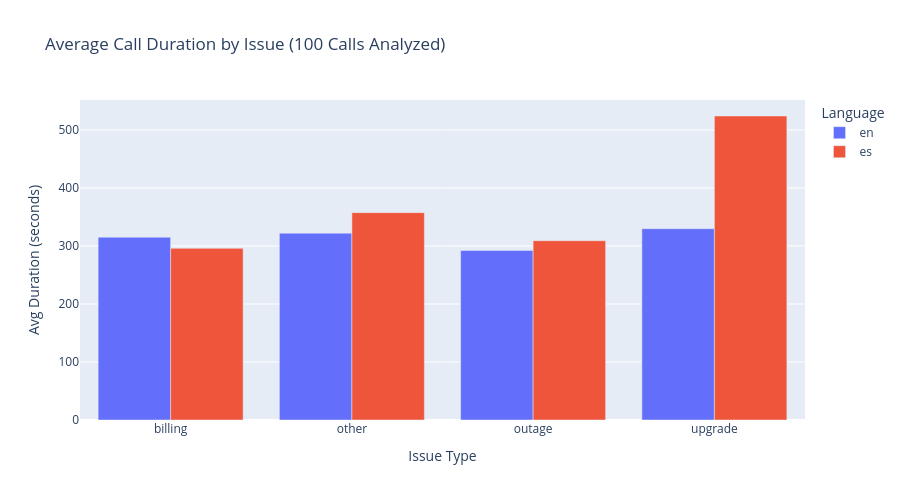
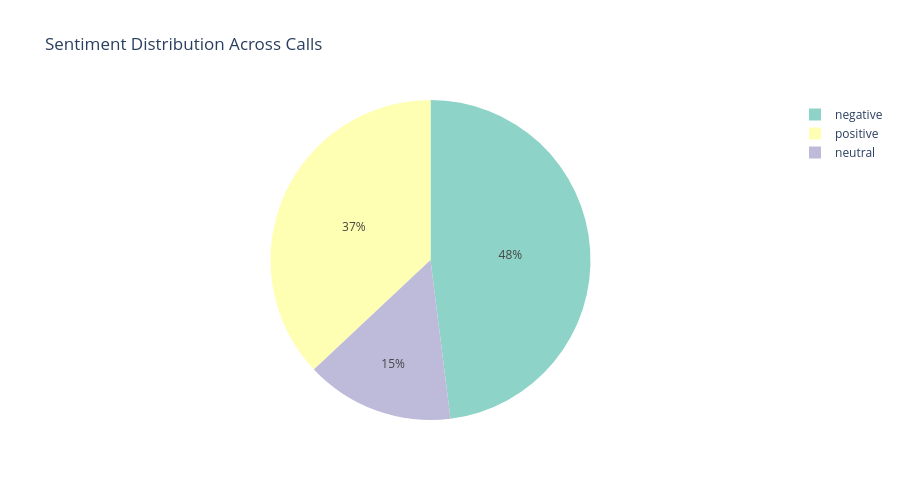
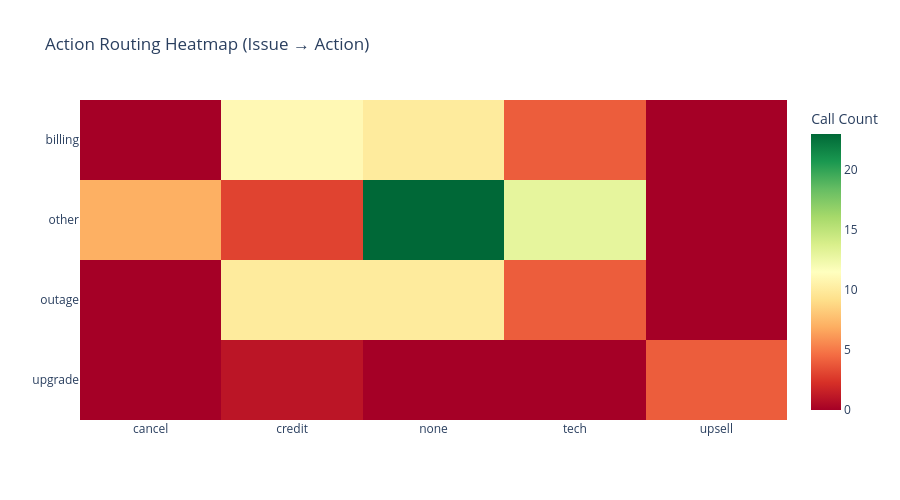
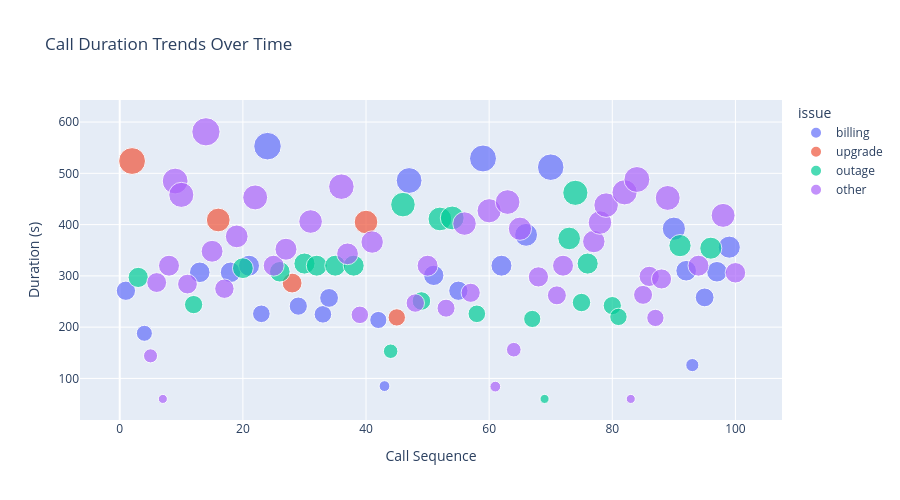

The notebook cell saved with these charts, in order:
### Markdown cell above
#### 7. Sentient Graphics

### Code cell
import plotly.express as px
import plotly.graph_objects as go
from plotly.subplots import make_subplots
import pandas as pd
import numpy as np
import json

# Ensure analysis column exists (from your GPT)
if 'analysis' not in df.columns:
    print("⚠️ Run OpenAI analysis first!")
else:
    # 1. UNPACK JSON
    if isinstance(df['analysis'].iloc[0], dict):
        analysis_df = pd.json_normalize(df['analysis'])
        analysis_df['call_id'] = df['call_id'].values
        analysis_df['duration'] = df['duration'].values
        
        if 'language' in df.columns:
            analysis_df['language'] = df['language'].values
        else:
            analysis_df['language'] = 'unknown'
    else:
        analysis_df = df.copy()
        
        if 'language' not in analysis_df.columns:
            analysis_df['language'] = 'unknown'

    # Clean for viz
    analysis_df['duration'] = pd.to_numeric(analysis_df['duration'], errors='coerce')
    analysis_df['duration'] = analysis_df['duration'].fillna(analysis_df['duration'].mean())
    analysis_df = analysis_df.dropna(subset=['issue', 'sentiment'])

    print(f"📊 Viz data ready: {len(analysis_df)} calls analyzed")

    # CHART 1: ISSUE BAR CHART (Primary KPI)
    avg_issue = analysis_df.groupby(['issue', 'language'], as_index=False)['duration'].mean()

    fig1 = px.bar(
        avg_issue,
        x='issue',
        y='duration',
        color='language',
        barmode='group',
        title="Average Call Duration by Issue (100 Calls Analyzed)",
        labels={'duration': 'Avg Duration (seconds)', 'issue': 'Issue Type'}
    )
    fig1.update_layout(legend_title='Language', height=500)
    fig1.show()  # Interactive in Jupyter

    # CHART 2: SENTIMENT PIE (Bilingual Coverage)
    sentiment_counts = analysis_df['sentiment'].fillna('unknown').value_counts().reset_index()
    sentiment_counts.columns = ['sentiment', 'count']

    fig2 = px.pie(
        sentiment_counts,
        names='sentiment',
        values='count',
        title="Sentiment Distribution Across Calls",
        color_discrete_sequence=px.colors.qualitative.Set3
    )
    fig2.update_layout(height=500)
    fig2.show()

    # CHART 3: ACTION HEATMAP (Routing Matrix)
    heatmap_data = analysis_df.groupby(['issue', 'action']).size().unstack(fill_value=0)

    fig3 = px.imshow(
        heatmap_data.values,
        x=heatmap_data.columns,
        y=heatmap_data.index,
        title="Action Routing Heatmap (Issue → Action)",
        color_continuous_scale='RdYlGn',
        aspect="auto",
        labels=dict(color="Call Count")
    )
    fig3.update_layout(height=500)
    fig3.show()

    # CHART 4: DURATION TRENDS (Time Series)
    analysis_df = analysis_df.reset_index(drop=True)
    analysis_df['call_order'] = range(1, len(analysis_df) + 1)

    fig4 = px.scatter(
        analysis_df,
        x='call_order',
        y='duration',
        color='issue',
        size='duration',
        hover_name='summary',
        title="Call Duration Trends Over Time",
        labels={'call_order': 'Call Sequence', 'duration': 'Duration (s)'}
    )
    fig4.update_layout(height=500)
    fig4.show()

### Figure 1 — Plotly figure (JSON) as saved in the notebook; plotly's stock layout.template omitted (floating-point values rounded to 4 significant figures)
{"data": [{"alignmentgroup": "True", "hovertemplate": "language=en<br>Issue Type=%{x}<br>Avg Duration (seconds)=%{y}<extra></extra>", "legendgroup": "en", "marker": {"color": "#636efa", "pattern": {"shape": ""}}, "name": "en", "offsetgroup": "en", "orientation": "v", "showlegend": true, "textposition": "auto", "type": "bar", "x": ["billing", "other", "outage", "upgrade"], "xaxis": "x", "y": [315.1, 322.0, 292.2, 329.8], "yaxis": "y"}, {"alignmentgroup": "True", "hovertemplate": "language=es<br>Issue Type=%{x}<br>Avg Duration (seconds)=%{y}<extra></extra>", "legendgroup": "es", "marker": {"color": "#EF553B", "pattern": {"shape": ""}}, "name": "es", "offsetgroup": "es", "orientation": "v", "showlegend": true, "textposition": "auto", "type": "bar", "x": ["billing", "other", "outage", "upgrade"], "xaxis": "x", "y": [295.9, 357.4, 309.1, 524], "yaxis": "y"}], "layout": {"barmode": "group", "height": 500, "legend": {"title": {"text": "Language"}, "tracegroupgap": 0}, "title": {"text": "Average Call Duration by Issue (100 Calls Analyzed)"}, "xaxis": {"anchor": "y", "domain": [0, 1], "title": {"text": "Issue Type"}}, "yaxis": {"anchor": "x", "domain": [0, 1], "title": {"text": "Avg Duration (seconds)"}}}}

### Figure 2 — Plotly figure (JSON) as saved in the notebook; plotly's stock layout.template omitted (floating-point values rounded to 4 significant figures)
{"data": [{"domain": {"x": [0, 1], "y": [0, 1]}, "hovertemplate": "sentiment=%{label}<br>count=%{value}<extra></extra>", "labels": ["negative", "positive", "neutral"], "legendgroup": "", "name": "", "showlegend": true, "type": "pie", "values": [48, 37, 15]}], "layout": {"height": 500, "legend": {"tracegroupgap": 0}, "piecolorway": ["rgb(141,211,199)", "rgb(255,255,179)", "rgb(190,186,218)", "rgb(251,128,114)", "rgb(128,177,211)", "rgb(253,180,98)", "rgb(179,222,105)", "rgb(252,205,229)", "rgb(217,217,217)", "rgb(188,128,189)", "rgb(204,235,197)", "rgb(255,237,111)"], "title": {"text": "Sentiment Distribution Across Calls"}}}

### Figure 3 — Plotly figure (JSON) as saved in the notebook; plotly's stock layout.template omitted (floating-point values rounded to 4 significant figures)
{"data": [{"coloraxis": "coloraxis", "hovertemplate": "x: %{x}<br>y: %{y}<br>Call Count: %{z}<extra></extra>", "name": "0", "type": "heatmap", "x": ["cancel", "credit", "none", "tech", "upsell"], "xaxis": "x", "y": ["billing", "other", "outage", "upgrade"], "yaxis": "y", "z": [[0, 11, 10, 4, 0], [7, 3, 23, 13, 0], [0, 10, 10, 4, 0], [0, 1, 0, 0, 4]]}], "layout": {"coloraxis": {"colorbar": {"title": {"text": "Call Count"}}, "colorscale": [[0, "rgb(165,0,38)"], [0.1, "rgb(215,48,39)"], [0.2, "rgb(244,109,67)"], [0.3, "rgb(253,174,97)"], [0.4, "rgb(254,224,139)"], [0.5, "rgb(255,255,191)"], [0.6, "rgb(217,239,139)"], [0.7, "rgb(166,217,106)"], [0.8, "rgb(102,189,99)"], [0.9, "rgb(26,152,80)"], [1, "rgb(0,104,55)"]]}, "height": 500, "title": {"text": "Action Routing Heatmap (Issue → Action)"}, "xaxis": {"anchor": "y", "domain": [0, 1]}, "yaxis": {"anchor": "x", "autorange": "reversed", "domain": [0, 1]}}}

### Figure 4 — Plotly figure (JSON) as saved in the notebook; plotly's stock layout.template omitted (floating-point values rounded to 4 significant figures)
{"data": [{"hovertemplate": "<b>%{hovertext}</b><br><br>issue=billing<br>Call Sequence=%{x}<br>Duration (s)=%{marker.size}<extra></extra>", "hovertext": ["Customer is very upset about a payment issue and is inquiring about a tech visit.", "Customer is very upset about a payment issue and wants a credit.", "Cliente muy molesto y quiere cancelar servicio.", "Customer is satisfied and wants a credit for the payment issue.", "Customer is satisfied despite the internet outage following a billing change after the storm.", "Customer is very upset about the internet outage following their billing change and is requesting a credit.", "Customer is very upset about being charged too much.", "Customer is very upset about the internet outage following the billing change.", "Customer is very upset and is requesting a credit.", "Cliente satisfecho a pesar de los problemas repetidos con el pago.", "Customer very upset and wants to cancel service.", "Customer very upset due to repeated payment issues.", "The customer is satisfied despite the internet outage following the billing change.", "Customer is satisfied with the resolution of the billing dispute and wants a credit.", "The customer is satisfied despite experiencing repeated issues after a billing change.", "The customer is satisfied despite experiencing repeated issues after a billing change.", "The customer is satisfied despite experiencing repeated issues after a billing change.", "The customer expressed satisfaction despite the internet outage following the billing change.", "Cliente satisfecho.", "Customer satisfied with the resolution of the billing dispute after being charged too much.", "Cliente satisfecho con la resolución del problema de pago.", "Customer very upset due to repeated payment issues.", "Cliente satisfecho a pesar de los problemas repetidos con el pago.", "The customer expressed satisfaction despite the internet outage following the billing change.", "Customer is very upset and is requesting a credit."], "legendgroup": "billing", "marker": {"color": "#636efa", "size": [271, 188, 307, 307, 319.9, 226, 553, 241, 225, 257, 214, 85, 486, 301, 271, 529, 319.9, 380, 512, 392, 310, 126, 258, 308, 356], "sizemode": "area", "sizeref": 1.452, "symbol": "circle"}, "mode": "markers", "name": "billing", "orientation": "v", "showlegend": true, "type": "scatter", "x": [1, 4, 13, 18, 21, 23, 24, 29, 33, 34, 42, 43, 47, 51, 55, 59, 62, 66, 70, 90, 92, 93, 95, 97, 99], "xaxis": "x", "y": [271, 188, 307, 307, 319.9, 226, 553, 241, 225, 257, 214, 85, 486, 301, 271, 529, 319.9, 380, 512, 392, 310, 126, 258, 308, 356], "yaxis": "y"}, {"hovertemplate": "<b>%{hovertext}</b><br><br>issue=upgrade<br>Call Sequence=%{x}<br>Duration (s)=%{marker.size}<extra></extra>", "hovertext": ["Cliente satisfecho.", "Customer is very upset due to repeated issues and wants to upgrade to a plan with faster speeds.", "Customer is satisfied and wants to upgrade their plan for faster speeds.", "Customer is satisfied and wants to upgrade their plan for faster speeds.", "Customer is satisfied and wants to upgrade their plan for faster speeds."], "legendgroup": "upgrade", "marker": {"color": "#EF553B", "size": [524, 409, 286, 405, 219], "sizemode": "area", "sizeref": 1.452, "symbol": "circle"}, "mode": "markers", "name": "upgrade", "orientation": "v", "showlegend": true, "type": "scatter", "x": [2, 16, 28, 40, 45], "xaxis": "x", "y": [524, 409, 286, 405, 219], "yaxis": "y"}, {"hovertemplate": "<b>%{hovertext}</b><br><br>issue=outage<br>Call Sequence=%{x}<br>Duration (s)=%{marker.size}<extra></extra>", "hovertext": ["Customer is very upset due to no internet service.", "El cliente está muy molesto porque su internet no funciona desde ayer.", "Customer is very upset about the outage after the storm and wants credit.", "Customer is very upset about repeated issues following an outage after the storm.", "Customer is very upset due to no internet.", "Customer is very upset due to no internet service.", "Cliente muy molesto por el apagón total después de la tormenta.", "Customer is very upset about the service being slow with repeated drops.", "Cliente satisfecho.", "Customer is satisfied and wants credit due to the outage after the storm.", "The customer is experiencing slow service with repeated drops and is not satisfied due to ongoing issues.", "El cliente reporta que el internet no funciona desde ayer y ha tenido problemas repetidos.", "Cliente muy molesto por el apagón total después de la tormenta.", "Customer is very upset due to no internet.", "The customer is experiencing slow service with repeated drops and is not satisfied due to ongoing issues.", "Customer is satisfied despite experiencing slow service and repeated drops after the storm.", "Customer is very upset due to no internet after the storm.", "Cliente muy molesto por el apagon total despues de la tormenta.", "Cliente muy molesto por el apagón total después de la tormenta.", "The customer expressed their frustration regarding the service disruption caused by the storm.", "Customer is very upset about slow service and repeated drops.", "Cliente muy molesto por el apagón total después de la tormenta.", "Customer very upset due to service slow and repeated drops.", "Customer is very upset about the outage after the storm and is requesting a credit."], "legendgroup": "outage", "marker": {"color": "#00cc96", "size": [297, 244, 315, 308, 324, 319.9, 319.9, 319.9, 153, 439, 251, 411, 413, 226, 216, 60, 373, 462, 248, 324, 242, 220, 359, 354], "sizemode": "area", "sizeref": 1.452, "symbol": "circle"}, "mode": "markers", "name": "outage", "orientation": "v", "showlegend": true, "type": "scatter", "x": [3, 12, 20, 26, 30, 32, 35, 38, 44, 46, 49, 52, 54, 58, 67, 69, 73, 74, 75, 76, 80, 81, 91, 96], "xaxis": "x", "y": [297, 244, 315, 308, 324, 319.9, 319.9, 319.9, 153, 439, 251, 411, 413, 226, 216, 60, 373, 462, 248, 324, 242, 220, 359, 354], "yaxis": "y"}, {"hovertemplate": "<b>%{hovertext}</b><br><br>issue=other<br>Call Sequence=%{x}<br>Duration (s)=%{marker.size}<extra></extra>", "hovertext": ["Customer satisfied after receiving tech support following the storm.", "The customer expressed their frustration due to repeated issues.", "Customer satisfied.", "The call was silent.", "Customer is very upset and inquiring about a tech visit.", "El cliente está muy molesto debido a problemas repetidos con el soporte técnico.", "Customer very upset due to repeated issues.", "The customer is satisfied and is requesting a credit.", "The call was silent.", "The customer is satisfied and inquired about a tech visit.", "The call was silent with no interaction.", "The customer expressed frustration and required assistance with technical support.", "The customer is satisfied and inquired about a tech visit.", "The call was silent.", "Customer is satisfied despite experiencing slow service and repeated drops.", "The call was silent with no interaction.", "The call was silent.", "The customer expressed satisfaction despite having repeated issues.", "The call was silent.", "Customer is satisfied with the tech support needed.", "The call was silent with no interaction.", "Customer satisfied with the service but requested to cancel.", "El cliente está muy molesto debido al servicio muy lento.", "Customer is satisfied despite experiencing slow service and repeated drops.", "Customer requested to cancel service but expressed satisfaction.", "The call was silent.", "El cliente está muy molesto y necesita soporte técnico.", "Customer is very upset and needs tech support.", "Customer very upset.", "The call was silent.", "Cliente satisfecho con el soporte técnico después de la tormenta.", "The customer is very upset and requires tech support after the storm.", "Cliente satisfecho.", "The call was silent.", "The call was silent.", "Customer satisfied.", "Customer satisfied after receiving tech support following the storm.", "The call was silent.", "The call was silent.", "Customer very upset.", "Customer very upset.", "Customer is very upset and needs tech support.", "El cliente está muy molesto debido al servicio muy lento.", "Customer very upset.", "The call was silent.", "The customer expressed satisfaction with the service and requested a credit."], "legendgroup": "other", "marker": {"color": "#ab63fa", "size": [144, 287, 60, 319.9, 485, 458, 284, 581, 348, 275, 377, 453, 319.9, 352, 406, 474, 343, 224, 366, 247, 319.9, 237, 402, 267, 427, 84, 444, 156, 392, 298, 262, 319.9, 367, 404, 438, 463, 60, 488, 263, 299, 218, 294, 452, 319.9, 418, 306], "sizemode": "area", "sizeref": 1.452, "symbol": "circle"}, "mode": "markers", "name": "other", "orientation": "v", "showlegend": true, "type": "scatter", "x": [5, 6, 7, 8, 9, 10, 11, 14, 15, 17, 19, 22, 25, 27, 31, 36, 37, 39, 41, 48, 50, 53, 56, 57, 60, 61, 63, 64, 65, 68, 71, 72, 77, 78, 79, 82, 83, 84, 85, 86, 87, 88, 89, 94, 98, 100], "xaxis": "x", "y": [144, 287, 60, 319.9, 485, 458, 284, 581, 348, 275, 377, 453, 319.9, 352, 406, 474, 343, 224, 366, 247, 319.9, 237, 402, 267, 427, 84, 444, 156, 392, 298, 262, 319.9, 367, 404, 438, 463, 60, 488, 263, 299, 218, 294, 452, 319.9, 418, 306], "yaxis": "y"}], "layout": {"height": 500, "legend": {"itemsizing": "constant", "title": {"text": "issue"}, "tracegroupgap": 0}, "title": {"text": "Call Duration Trends Over Time"}, "xaxis": {"anchor": "y", "domain": [0, 1], "title": {"text": "Call Sequence"}}, "yaxis": {"anchor": "x", "domain": [0, 1], "title": {"text": "Duration (s)"}}}}
